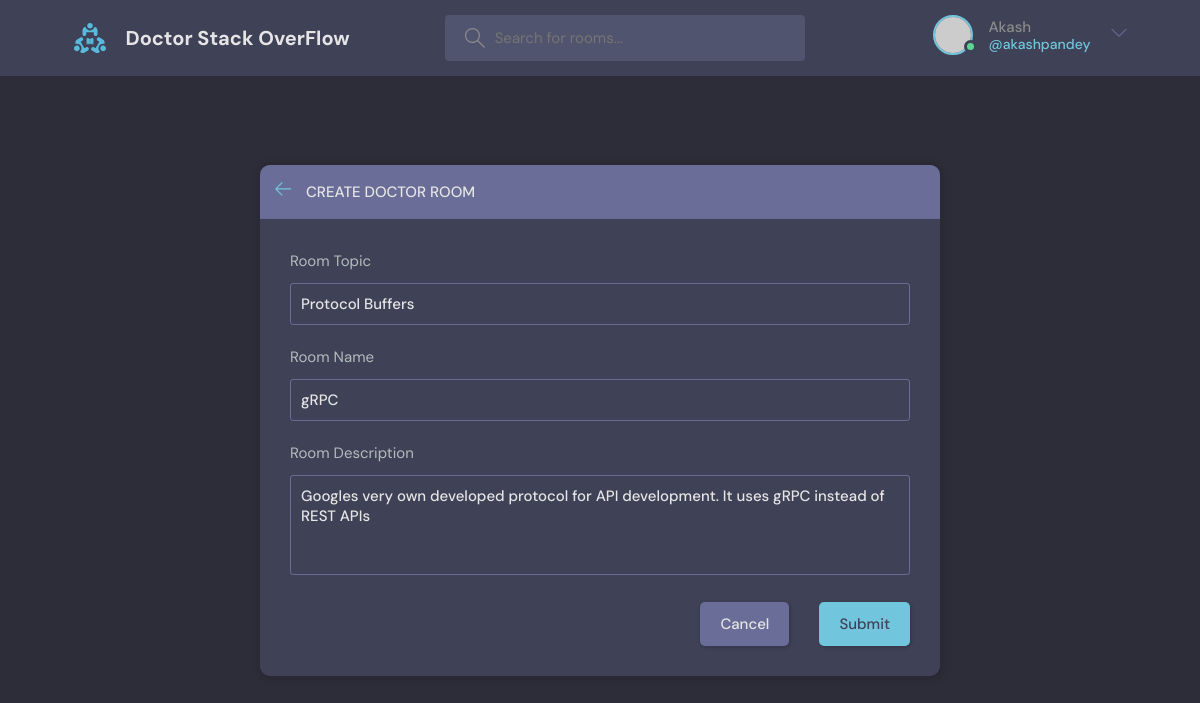
Page /update-room/12 (signed in) on the committed database.
### base/models.py (models this page shows, shortened)
class Room(models.Model):
    host = models.ForeignKey(User, on_delete=models.SET_NULL, null=True)
    topic = models.ForeignKey(Topic, on_delete=models.SET_NULL, null=True)
    name = models.CharField(max_length=200)
    description = models.TextField(null=True, blank=True)
    participants = models.ManyToManyField(
        User, related_name='participants', blank=True)
    updated_at = models.DateTimeField(auto_now=True)
    created_at = models.DateTimeField(auto_now_add=True)
    class Meta:
        ordering = ['-updated_at', '-created_at']

class Topic(models.Model):
    name = models.CharField(max_length=200)
    def __str__(self):
        return self.name

### base/views.py (the view, shortened to what this page needs)
# urls.py: path('update-room/<str:pk>', views.updateRoom, name='update-room'),
@login_required(login_url='login')
def updateRoom(request, pk):
    room = Room.objects.get(id=pk)
    form = RoomForm(instance=room)
    topics = Topic.objects.all()
    if request.user != room.host:
        return HttpResponse('You do not have the permissions')
    context = {'room': room, 'topics': topics, 'form': form}
    return render(request, 'base/room_form.html', context)

### base/forms.py
class RoomForm(ModelForm):
    class Meta:
        model = Room
        fields = '__all__'
        exclude = ['host', 'participants']

### base/templates/base/room_form.html (shortened to what this page needs)
{%extends 'main.html' %}
{%block content%}
  <main class="create-room layout">
    <div class="container">
      <div class="layout__box">
        <div class="layout__boxHeader">
          <div class="layout__boxTitle">
            <a href="{%url 'home' %}">
              <svg version="1.1" xmlns="http://www.w3.org/2000/svg" width="32" height="32" viewBox="0 0 32 32">
                <title>arrow-left</title>
                <path
                  d="M13.723 2.286l-13.723 13.714 13.719 13.714 1.616-1.611-10.96-10.96h27.625v-2.286h-27.625l10.965-10.965-1.616-1.607z">
                </path>
              </svg>
            </a>
            <h3>Create Doctor Room</h3>
          </div>
        </div>
        <div class="layout__body">
          <form class="form" action="{%url 'create-room' %}" method="POST">
            {%for field in form%}
            {%if field.label == 'Topic'%}
            <div class="form__group">
              <label for="topic">Room {{field.label}}</label>
              <input required type="text" name="topic" value = '{{room.topic}}' list="topic-list"/>
            </div>
            {%else%}
            <div class="form__group">
              <label for="{{field.label}}">Room {{field.label}}</label>
              {{field}}
            </div>
            {%endif%}
            {%endfor%}
            <div class="form__action">
              <a class="btn btn--dark" href="{%url 'home' %}">Cancel</a>
              <button class="btn btn--main" type="submit">Submit</button>
            </div>
          </form>
        </div>
      </div>
    </div>
  </main>
{%endblock content%}

### templates/navbar.html (shortened to what this page needs)
{%load static %}
<header class="header header--loggedIn">
  <div class="container">
    <a href="{% url 'home' %}" class="header__logo">
      <img src="{% static 'images/logo.svg' %}" />
      <h1>Doctor Stack OverFlow</h1>
    </a>
    <form class="header__search" method="GET", action="{% url 'home' %}">
      <label>
        <input name = "q" placeholder="Search for rooms..." />
      </label>
    </form>
    <nav class="header__menu">
      {% if request.user.is_authenticated %}
      <div class="header__user">
        <a href="{% url 'user-profile' request.user.id %}">
          <div class="avatar avatar--medium active">
            <img src="https://randomuser.me/api/portraits/men/37.jpg" />
          </div>
          <p>{{request.user.first_name}} <span>@{{request.user.username}}</span></p>
        </a>
        <button class="dropdown-button">
          <svg version="1.1" xmlns="http://www.w3.org/2000/svg" width="32" height="32" viewBox="0 0 32 32">
            <title>chevron-down</title>
            <path d="M16 21l-13-13h-3l16 16 16-16h-3l-13 13z"></path>
          </svg>
        </button>
      </div>
      {%else %}
      <a href="{% url 'login' %}">
        <img src="{% static 'images/logo.svg' %}" />
        <p>Login</p>
      </a>
      {% endif %}
    </nav>
  </div>
</header>

### rows in the picture
Room: topic "Protocol Buffers", form "gRPC" "Googles very own developed protocol for API development. It uses gRPC instead of REST APIs"

### other values in the picture
{{ request.user.first_name }} "Akash"
{{ request.user.username }} "akashpandey"
{{ field.label }} "Topic"
{{ field.label }} "Name" "Description"
